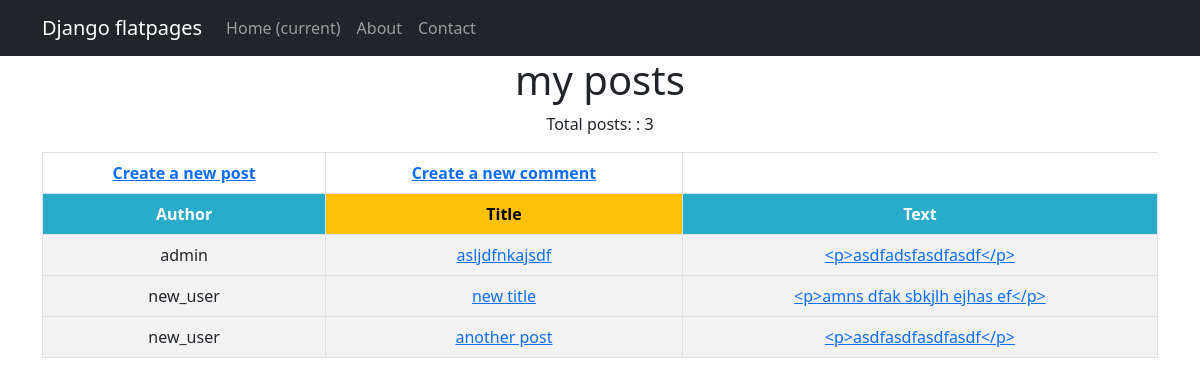
Page /bboard/ on the earlier database version.
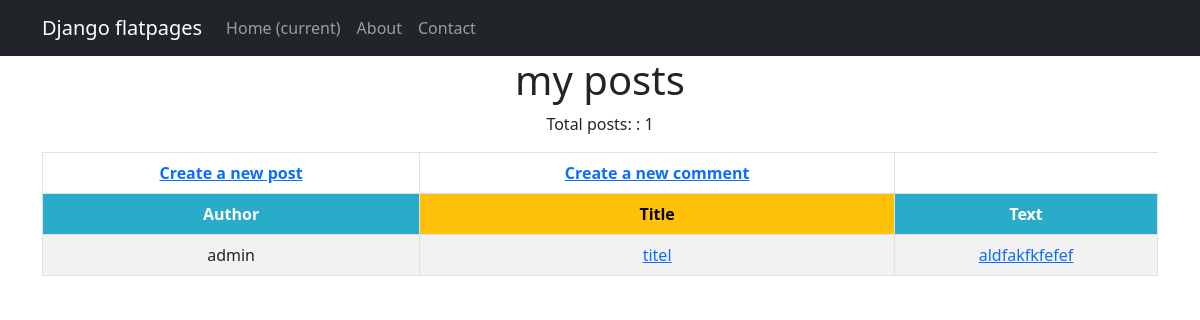
Same page on the later database version.
### bboard/models.py (models this page shows, shortened)
class Post(models.Model):
    author = models.ForeignKey(Author, on_delete=models.CASCADE)
    title = models.CharField(max_length=255)
    text = RichTextField()
    category = models.ForeignKey('Category', on_delete=models.CASCADE)
    date = models.DateTimeField(auto_now_add=True)
    image = models.ImageField(upload_to='image/', blank=True)

class Author(models.Model):
    user = models.OneToOneField(User, on_delete=models.CASCADE)
    def __str__(self):
        return str(self.user)

### bboard/views.py (the view)
# urls.py: path('', PostList.as_view(), name='post_list'),
class PostList(ListView):
    model = Post
    template_name = 'posts.html'
    context_object_name = 'posts'

### templates/posts.html
{% extends 'flatpages/default.html' %}
{% block content %}
<h1>my posts</h1>
<p>{{ 'Total posts:' }} : {{posts | length}}</p>
  {% if posts %}
<table class="table table-bordered table-striped table-hover">
    <thead>
        <tr>
            <th><a href="{% url 'bboard:post_add' %}">Create a new post</a></th>
            <th><a href="{% url 'bboard:comment_add'   %}">Create a new comment</a></th>
        </tr>
        <tr>
            <th style="background-color: #29ABCA; color: #ffffff;">{{ 'Author' }}</th>
            <th style="background-color: #FFC107; color: #000000;">{{ 'Title' }}</th>
            <th style="background-color: #29ABCA; color: #ffffff;">{{ 'Text' }}</th>
        </tr>
    </thead>
    {% for post in posts %}
      <tbody>
        <tr>
            <td>{{ post.author }}</td>
            <td><a href="{% url 'bboard:post_detail' post.id %}">{{ post.title }}</a></td>
            <td><a href="{% url 'bboard:post_edit' post.id %}">{{ post.text }}</a></td>
        </tr>
    </tbody>
    {% endfor %}
</table>
  {% else %}
   <th><a href="{% url 'bboard:post_add' %}">Create a new post</a></th>
   <h2> No posts! </h2>
  {% endif %}
{% endblock content %}

Differences in the rows shown:
removed Post: author "new_user", title "new title", text "<p>amns dfak sbkjlh ejhas ef</p>"
removed Post: author "new_user", title "another post", text "<p>asdfasdfasdfasdf</p>"
changed Post "admin": title "asljdfnkajsdf" → "titel"; text "<p>asdfadsfasdfasdf</p>" → "aldfakfkfefef"
Other differences:
{{ posts | length }}: "3" → "1"
